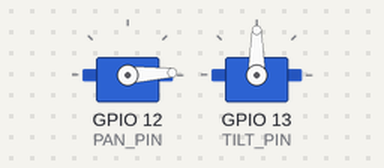
Simulated run of this sketch. Board: ESP32. On the bench: 2 × servo.

Above: at 0.05 s.
At 2.6 s:
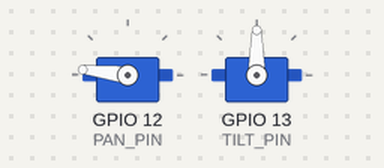
At 5.2 s:
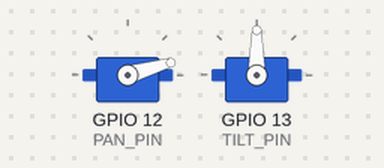
At 10.85 s:
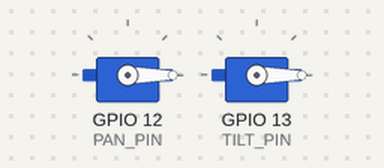
Timing chart, 0 to 14.1 s (numbered marks = the images above):
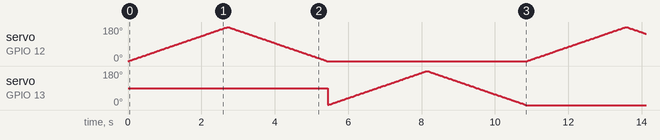

The sketch:

servo1.ino
```cpp
#include <ESP32Servo.h>

#define PAN_PIN 12 // Pin for Pan Servo
#define TILT_PIN 13 // Pin for Tilt Servo

Servo panServo; // Create servo object for pan


Servo tiltServo; // Create servo object for tilt

void setup() {
    // Attach the servo to its respective pin
    panServo.attach(PAN_PIN, 500, 2400); // Attach pan servo with min/max pulse width
    tiltServo.attach(TILT_PIN, 500, 2400); // Attach tilt servo with min/max pulse width

    Serial.begin(115200); // Start serial communication for debugging
}

void loop() {
    // Sweep Pan Servo from 0 to 180 degrees
    for (int pos = 0; pos <= 180; pos += 1) {
        panServo.write(pos); // Move to position 'pos'
        delay(15); // Wait for the servo to reach the position
    }

    // Sweep Pan Servo back from 180 to 0 degrees
    for (int pos = 180; pos >= 0; pos -= 1) {
        panServo.write(pos); // Move to position 'pos'
        delay(15); // Wait for the servo to reach the position
    }

    // Sweep Tilt Servo from 0 to 180 degrees
    for (int pos = 0; pos <= 180; pos += 1) {
        tiltServo.write(pos); // Move to position 'pos'
        delay(15); // Wait for the servo to reach the position
    }

    // Sweep Tilt Servo back from 180 to 0 degrees
    for (int pos = 180; pos >= 0; pos -= 1) {
        tiltServo.write(pos); // Move to position 'pos'
        delay(15); // Wait for the servo to reach the position
    }
}
```
